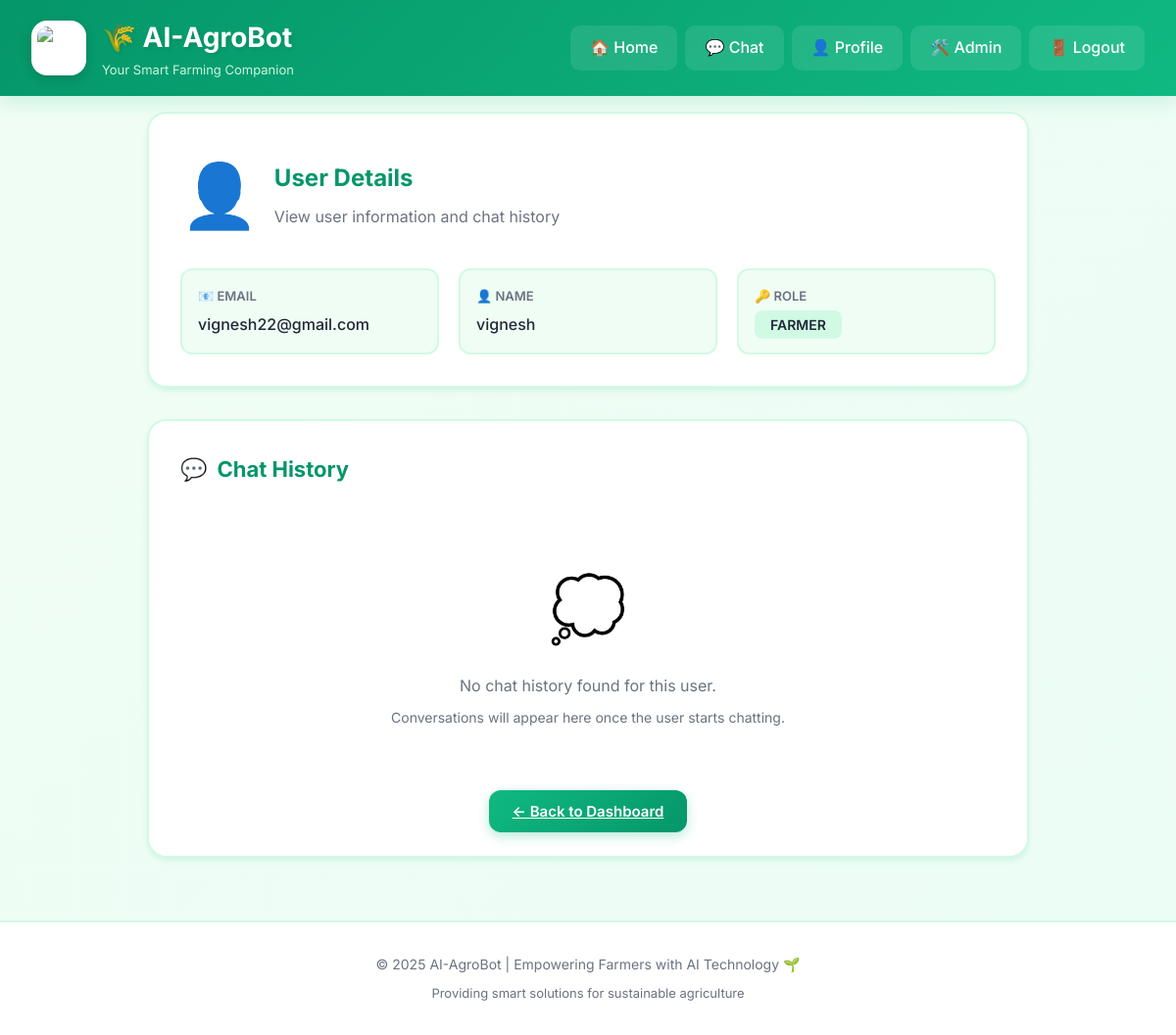
Page /admin/user/3 (signed in) on the committed database.
### database.py (models this page shows)
class User(UserMixin, db.Model):
    __tablename__ = "users"
    id = db.Column(db.Integer, primary_key=True)
    email = db.Column(db.String(200), unique=True, nullable=False)
    password = db.Column(db.String(200), nullable=False)
    name = db.Column(db.String(100))
    role = db.Column(db.String(20), default="farmer")
    primary_crop = db.Column(db.String(100))
    region = db.Column(db.String(100))
    preferred_language = db.Column(db.String(20), default="en")

### app.py (the view)
@app.route("/admin/user/<int:user_id>")
@login_required
def admin_view_user(user_id):
    if current_user.role != "admin":
        flash("Access denied", "danger")
        return redirect(url_for("home"))  # Changed
    user = User.query.get_or_404(user_id)
    chats = ChatHistory.query.filter_by(user_id=user.id).order_by(ChatHistory.created_at.desc()).all()
    return render_template("admin_view_user.html", user=user, chats=chats)

### app.py (called while the page is built)
@login_manager.user_loader
def load_user(user_id):
    return db.session.get(User, int(user_id))

### templates/admin_view_user.html
{% extends "base.html" %}
{% block content %}
<div style="max-width: 900px; margin: 0 auto;">
  <div style="background: var(--card); padding: 32px; border-radius: 20px; box-shadow: var(--shadow); border: 2px solid var(--border); margin-bottom: 32px;">
    <div style="display: flex; align-items: center; gap: 16px; margin-bottom: 24px;">
      <span style="font-size: 64px;">👤</span>
      <div>
        <h2 style="color: var(--primary-dark); margin: 0 0 8px 0;">User Details</h2>
        <p style="color: var(--text-light); margin: 0;">View user information and chat history</p>
      </div>
    </div>
    <div style="display: grid; grid-template-columns: repeat(auto-fit, minmax(250px, 1fr)); gap: 20px;">
      <div style="padding: 16px; background: var(--bg); border-radius: 12px; border: 2px solid var(--border);">
        <p style="color: var(--text-light); font-size: 13px; margin: 0 0 6px 0; font-weight: 600; text-transform: uppercase;">📧 Email</p>
        <p style="color: var(--text); font-size: 16px; margin: 0; font-weight: 500;">{{ user.email }}</p>
      </div>
      <div style="padding: 16px; background: var(--bg); border-radius: 12px; border: 2px solid var(--border);">
        <p style="color: var(--text-light); font-size: 13px; margin: 0 0 6px 0; font-weight: 600; text-transform: uppercase;">👤 Name</p>
        <p style="color: var(--text); font-size: 16px; margin: 0; font-weight: 500;">{{ user.name or 'Not provided' }}</p>
      </div>
      <div style="padding: 16px; background: var(--bg); border-radius: 12px; border: 2px solid var(--border);">
        <p style="color: var(--text-light); font-size: 13px; margin: 0 0 6px 0; font-weight: 600; text-transform: uppercase;">🔑 Role</p>
        <p style="margin: 0;">
          <span style="padding: 6px 16px; border-radius: 8px; font-size: 14px; font-weight: 600; background: {% if user.role == 'admin' %}var(--accent){% else %}var(--primary-light){% endif %}; color: var(--text);">
            {{ user.role|upper }}
          </span>
        </p>
      </div>
    </div>
  </div>
  <div style="background: var(--card); padding: 32px; border-radius: 20px; box-shadow: var(--shadow); border: 2px solid var(--border);">
    <h3 style="color: var(--primary-dark); margin: 0 0 24px 0; display: flex; align-items: center; gap: 10px;">
      <span>💬</span> Chat History
    </h3>
    {% if chats %}
      <div style="max-height: 600px; overflow-y: auto;">
        {% for c in chats %}
          <div style="margin-bottom: 24px; padding: 20px; background: var(--bg); border-radius: 16px; border: 2px solid var(--border);">
            <div style="margin-bottom: 16px;">
              <p style="color: var(--primary-dark); font-weight: 600; margin: 0 0 8px 0; font-size: 14px;">
                👤 User:
              </p>
              <p style="color: var(--text); margin: 0; line-height: 1.6; padding: 12px 16px; background: white; border-radius: 10px;">
                {{ c.user_message }}
              </p>
            </div>
            <div>
              <p style="color: var(--secondary); font-weight: 600; margin: 0 0 8px 0; font-size: 14px;">
                🤖 Bot:
              </p>
              <p style="color: var(--text); margin: 0; line-height: 1.6; padding: 12px 16px; background: white; border-radius: 10px;">
                {{ c.bot_response }}
              </p>
            </div>
          </div>
        {% endfor %}
      </div>
    {% else %}
      <div style="text-align: center; padding: 48px 24px; color: var(--text-light);">
        <span style="font-size: 64px; display: block; margin-bottom: 16px;">💭</span>
        <p style="font-size: 16px; margin: 0;">No chat history found for this user.</p>
        <p style="font-size: 14px; margin-top: 8px;">Conversations will appear here once the user starts chatting.</p>
      </div>
    {% endif %}
    <div style="margin-top: 24px; text-align: center;">
      <a href="{{ url_for('admin_dashboard') }}" class="btn">← Back to Dashboard</a>
    </div>
  </div>
</div>
{% endblock %}

### static/style.css (style rules this page uses)
:root { --primary: #10b981; --primary-dark: #059669; --primary-light: #d1fae5; --secondary: #84cc16; --accent: #fbbf24; --muted: #6b7280; --bg: #f0fdf4; --bg-secondary: #ecfdf5; --card: #ffffff; --text: #1f2937; --text-light: #6b7280; --border: #d1fae5; --shadow: 0 4px 6px -1px rgba(16, 185, 129, 0.1), 0 2px 4px -1px rgba(16, 185, 129, 0.06); --shadow-lg: 0 10px 15px -3px rgba(16, 185, 129, 0.1), 0 4px 6px -2px rgba(16, 185, 129, 0.05); }
* { box-sizing: border-box; margin: 0; padding: 0; }
body { font-family: 'Inter', -apple-system, BlinkMacSystemFont, 'Segoe UI', Roboto, 'Helvetica Neue', Arial, sans-serif; background: linear-gradient(135deg, #f0fdf4 0%, #ecfdf5 100%); color: var(--text); line-height: 1.6; min-height: 100vh; }
.btn, button { background: linear-gradient(135deg, var(--primary) 0%, var(--primary-dark) 100%); color: white; border: none; padding: 12px 24px; border-radius: 12px; cursor: pointer; font-weight: 600; font-size: 15px; transition: all 0.3s ease; box-shadow: 0 4px 12px rgba(16, 185, 129, 0.3); }
.admin-kb h3, .admin-chats h3, .main h3 { color: var(--primary-dark); margin-bottom: 20px; font-size: 22px; font-weight: 700; }

### rows in the picture
User: email "vignesh22@gmail.com", name "vignesh", role "FARMER"
